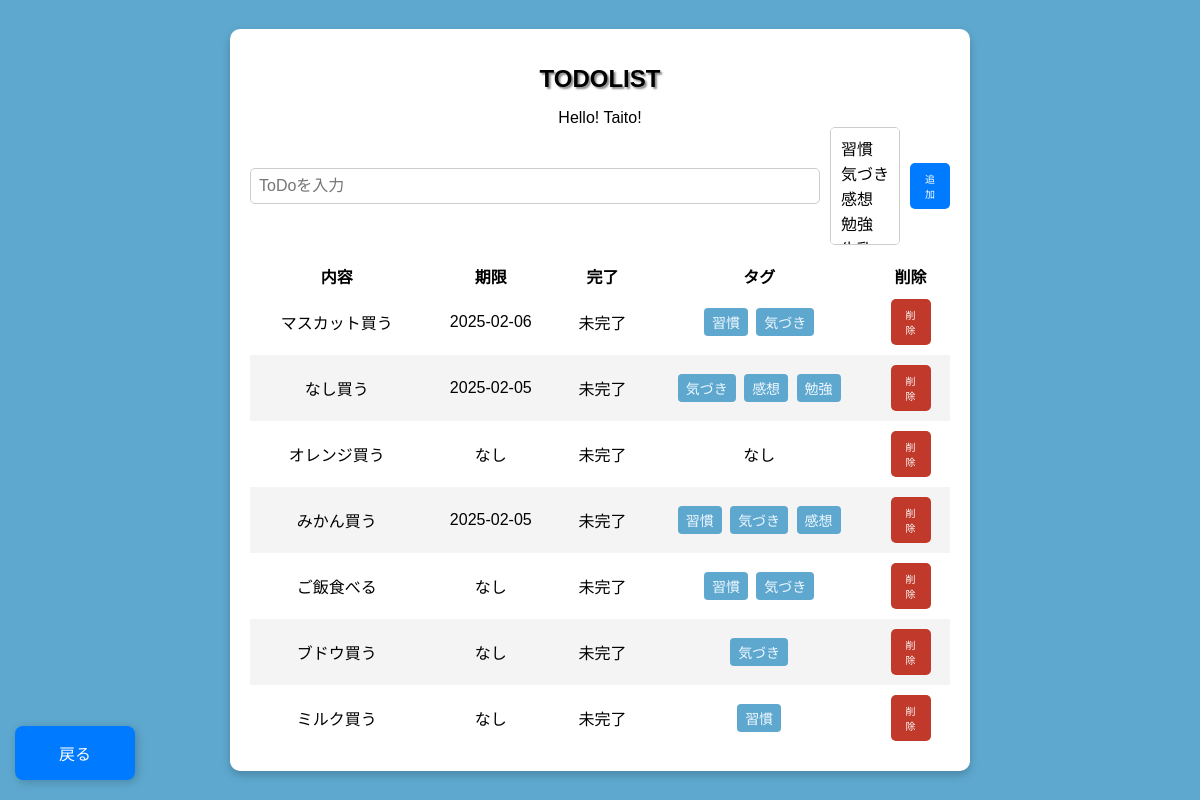
Screenshot of /todo with the database file from the repository.
### app/database/table/models.py (models this page shows)
class Todo(Base):
    __tablename__ = 'todo'
    __table_args__ = {
        'comment': 'todoの内容を管理するテーブル'
    }
    id   = Column('todo_id', Integer, primary_key=True, autoincrement=True)
    box  = Column('box', String(200), nullable=False)
    date = Column('date', Date, nullable=True)  # 現在時刻をデフォルトに設定
    completed = Column('completed', Boolean, default=False)
    settings = relationship("Set", back_populates="todo", cascade="all, delete-orphan")

class Tag(Base):
    __tablename__ = 'tag'
    __table_args__ = {
        'comment': 'tagの内容を管理するテーブル'
    }
    id   = Column('tag_id', Integer, primary_key=True, autoincrement=True)
    desc = Column('description', String(200), nullable=False)
    settings = relationship("Set", back_populates="tag", cascade="all, delete-orphan")

### app/routes/todo.py (the view)
@router.get("/todo")
async def read_todolist(
    request: Request,
    skip: int = Query(0),
    limit: int = Query(100),
    completed: bool = Query(False)
):
    if limit <0 or skip < 0:
        return RedirectResponse(url="/error/todo")
    tag_list = db.query(Tag).all()
    todo_query = db.query(Todo).filter(Todo.completed == completed).offset(skip).limit(limit)
    todo_list = todo_query.all()
    todo_list_with_tags = []
    for todo in todo_list:
        set_tags = (
            db.query(Tag.desc)
            .join(Set, Set.tag_id == Tag.id)
            .filter(Set.todo_id == todo.id)
            .all()
        )
        tag_descs = [set_tag.desc for set_tag in set_tags]
        todo_list_with_tags.append({
            "todo": todo,
            "set_tag_descs": tag_descs
        })
    return templates.TemplateResponse("todolist.html", {
        "request": request,
        "name": "Taito!",
        "todo_list": todo_list_with_tags,
        "tag_list": tag_list,
    })

### app/templates/todolist.html (shortened to what this page needs)
{%- extends "layout.html" %}
{%- block content %}
    <form id="todo-form" class="todo-form">
        <input type="text" id="todo-input" class="todo-input" placeholder="ToDoを入力" name="box" required>
        <select id="tag-select" class="tag-select" name="tag" multiple>
            {% for tag in tag_list %}
                <option value="{{ tag.id }}">{{ tag.desc }}</option>
            {% endfor %}
        </select>
        <button type="submit" class="add-button">追加</button>
    </form>
    <br>
    <table style="border-collapse: separate; border-spacing: 0;">
        <thead>
            <tr>
                <th>内容</th>
                <th>期限</th>
                <th>完了</th>
                <th>タグ</th>
                <th>削除</th>
            </tr>
        </thead>
        <tbody id="todo-list">
            {% for item in todo_list %}
            <tr>
                <td>
                    <a href="/todo/{{ item.todo.id }}" style="color: black; text-decoration: none;">
                        {{ item.todo.box }}
                    </a>
                </td>
                <td>{{ item.todo.date if item.todo.date else 'なし' }}</td>
                <td>{{ '完了' if item.todo.completed else '未完了' }}</td>
                <td class="listtags-column">
                    {% if item.set_tag_descs %}
                        {% for tag_desc in item.set_tag_descs %}
                            <span class="tag_desc">{{ tag_desc }}</span>
                        {% endfor %}
                    {% else %}
                        なし
                    {% endif %}
                </td>
                <td>
                    <button onclick="deleteTodo('{{ item.todo.id }}')" class="remove-btn">
                        削除
                    </button>
                </td>
            </tr>
            {% endfor %}
        </tbody>
    </table>
    <a href="/" class="back-button">戻る</a>
{%- endblock %}

### app/static/css/styles.css (style rules this page uses)
body { font-family: Arial, sans-serif; background-color: #5ea8cf; display: flex; justify-content: center; align-items: center; height: 100vh; margin: 0; }
input { flex: 1; padding: 10px; border: 2px solid #ccc; border-radius: 5px; font-size: 16px; }
button { background-color: #3498db; color: white; border: none; padding: 10px; cursor: pointer; border-radius: 5px; font-size: 20px; width: 40px; }
.remove-btn { padding: 8px 15px; font-size: 10px; background-color: #c0392b; color: white; border: none; border-radius: 5px; cursor: pointer; transition: background-color 0.3s ease; }
.back-button { text-decoration: none; position: fixed; bottom: 20px; left: 15px; width: 40px; background-color: #007bff; color: white; border: none; padding: 15px 40px; border-radius: 8px; font-size: 16px; cursor: pointer; box-shadow: 2px 2px 10px rgba(0, 0, 0, 0.2); transition: background-color 0.3s ease; display: flex; align-items: center; justify-content: center; }
.todo-form { display: flex; align-items: center; gap: 10px; }
.todo-input, .tag-select { padding: 8px; font-size: 16px; border: 1px solid #ccc; border-radius: 5px; }
.add-button { padding: 8px 15px; font-size: 10px; background-color: #007bff; color: white; border: none; border-radius: 5px; cursor: pointer; transition: background-color 0.3s ease; }
table { width: 100%; border-spacing: 0; }
#todo-list tr:nth-child(even) { background-color: #f4f4f4; }
#todo-list tr:nth-child(odd) { background-color: #ffffff; }
#todo-list tr { border-bottom: 1px solid #ccc; }
#todo-list tr:last-child { border-bottom: none; }
td { padding: 10px; }
.tag_desc { display: inline-block; background-color: #5ea8cf; color: aliceblue; padding: 4px 8px; margin: 2px; border-radius: 4px; font-size: 14px; }
td.listtags-column { max-width: 150px; overflow: hidden; text-overflow: ellipsis; }

### rows the page displays
Todo: todo.box "マスカット買う", todo "2025-02-06", completed "未完了"
Tag: {{ tag.id }} 4 (drawn), description "習慣"
Tag: {{ tag.id }} 5 (drawn), description "気づき"
Todo: todo.box "なし買う", todo "2025-02-05", completed "未完了"
Tag: {{ tag.id }} 6 (drawn), description "感想"
Tag: {{ tag.id }} 7 (drawn), description "勉強"
Todo: todo.box "オレンジ買う", todo "なし", completed "未完了"
Todo: todo.box "みかん買う", todo "2025-02-05", completed "未完了"
Todo: todo.box "ご飯食べる", todo "なし", completed "未完了"
Todo: todo.box "ブドウ買う", todo "なし", completed "未完了"
Todo: todo.box "ミルク買う", todo "なし", completed "未完了"

### other values shown
{{ name }} "Taito!"
